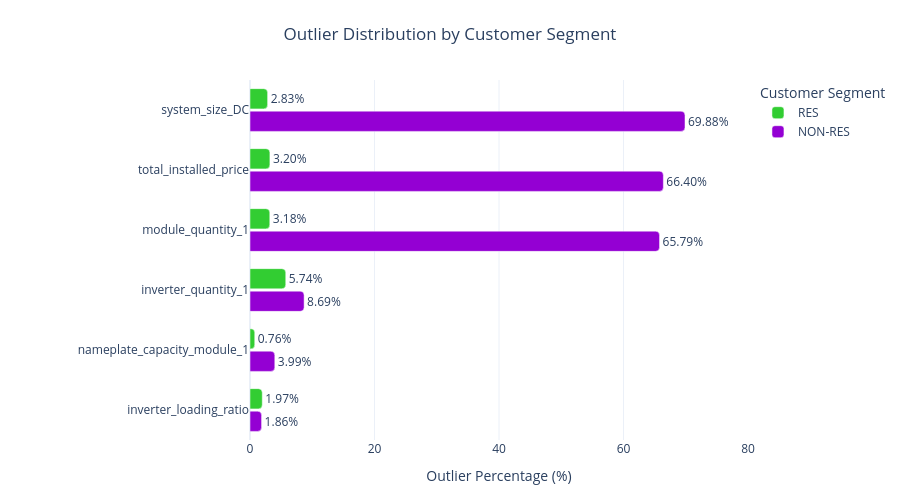

The notebook cell this image was saved under:
### Code cell
# Prepare data for visualization
outlier_plot_data = outlier_segment_summary.reset_index()

# Create a grouped horizontal bar chart
fig = px.bar(
    outlier_plot_data,
    x="Outliers (%)",
    y="Variable",
    color="Customer Segment",
    orientation="h",
    barmode="group",
    text="Outliers (%)",
    color_discrete_map={
        "RES": "limegreen",
        "NON-RES": "darkviolet"
    },
    category_orders={
        "Customer Segment": ["RES", "NON-RES"]
    },
    title="Outlier Distribution by Customer Segment"
)

# Format percentage labels
fig.update_traces(
    texttemplate="%{x:.2f}%",
    textposition="outside",
    cliponaxis=False,
    hovertemplate="%{y}<br>Outliers: %{x:.2f}%"
)

# Customize chart layout
fig.update_layout(
    template="plotly_white",
    title_x=0.5,
    height=500,
    barcornerradius=4,
    bargap=0.25,
    bargroupgap=0.10,
    xaxis_title="Outlier Percentage (%)",
    yaxis_title=None,
    legend_title="Customer Segment",
    xaxis=dict(range=[0, 80]),
    yaxis=dict(autorange="reversed"),
    margin=dict(l=250, r=80, t=80, b=60)
)

fig.show()

### Figure 1 — Plotly figure (JSON) as saved in the notebook; plotly's stock layout.template omitted (floating-point values rounded to 4 significant figures)
{"data": [{"alignmentgroup": "True", "cliponaxis": false, "hovertemplate": "%{y}<br>Outliers: %{x:.2f}%", "legendgroup": "RES", "marker": {"color": "limegreen", "pattern": {"shape": ""}}, "name": "RES", "offsetgroup": "RES", "orientation": "h", "showlegend": true, "text": [2.832, 3.196, 3.18, 5.744, 0.7624, 1.973], "textposition": "outside", "texttemplate": "%{x:.2f}%", "type": "bar", "x": [2.832, 3.196, 3.18, 5.744, 0.7624, 1.973], "xaxis": "x", "y": ["system_size_DC", "total_installed_price", "module_quantity_1", "inverter_quantity_1", "nameplate_capacity_module_1", "inverter_loading_ratio"], "yaxis": "y"}, {"alignmentgroup": "True", "cliponaxis": false, "hovertemplate": "%{y}<br>Outliers: %{x:.2f}%", "legendgroup": "NON-RES", "marker": {"color": "darkviolet", "pattern": {"shape": ""}}, "name": "NON-RES", "offsetgroup": "NON-RES", "orientation": "h", "showlegend": true, "text": [69.88, 66.4, 65.79, 8.692, 3.986, 1.861], "textposition": "outside", "texttemplate": "%{x:.2f}%", "type": "bar", "x": [69.88, 66.4, 65.79, 8.692, 3.986, 1.861], "xaxis": "x", "y": ["system_size_DC", "total_installed_price", "module_quantity_1", "inverter_quantity_1", "nameplate_capacity_module_1", "inverter_loading_ratio"], "yaxis": "y"}], "layout": {"barcornerradius": 4, "bargap": 0.25, "bargroupgap": 0.1, "barmode": "group", "height": 500, "legend": {"title": {"text": "Customer Segment"}, "tracegroupgap": 0}, "margin": {"b": 60, "l": 250, "r": 80, "t": 80}, "title": {"text": "Outlier Distribution by Customer Segment", "x": 0.5}, "xaxis": {"anchor": "y", "domain": [0, 1], "range": [0, 80], "title": {"text": "Outlier Percentage (%)"}}, "yaxis": {"anchor": "x", "autorange": "reversed", "domain": [0, 1], "title": {}}}}
